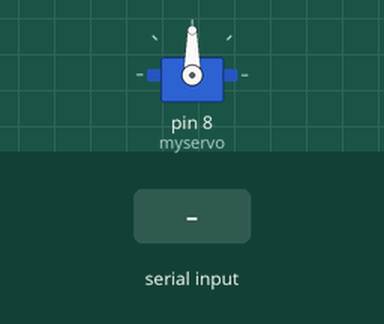
This sketch was run on a simulated Arduino Uno, built with avr-gcc and run on an emulated ATmega328P. On the bench: servo. The inputs (shaded band) are chosen by the test bench.

Above: at 1.2 s.
1.3 s: "30,150\n" received over Serial
At 2.9 s:
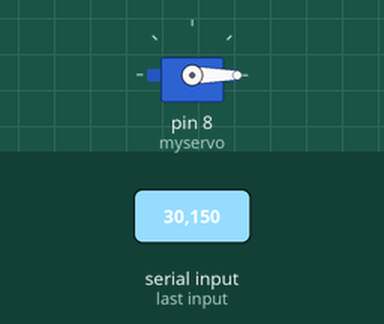
3.8 s: "90,45\n" received over Serial
At 4.1 s:
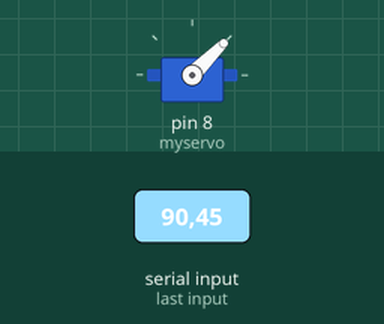
6.3 s: "200\n" received over Serial
At 7.1 s:
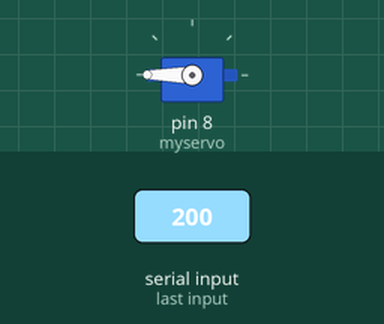
Timing chart, 0 to 9.3 s (numbered marks = the images above; inputs shaded):
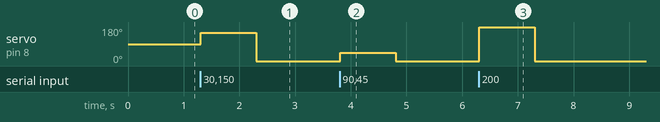

The sketch:

servo_bluetooth.ino
```cpp
#include <Servo.h>
Servo myservo;


int pos = 0;

void setup() {
  // put your setup code here, to run once:
  Serial.begin(9600);
  pinMode(8, OUTPUT);
  myservo.attach(8);
}

void loop() {

  if (Serial.available() > 0 ) {
    int rec = Serial.parseInt();

    myservo.write(rec);
  }
  // put your main code here, to run repeatedly:
}
```

Measured:
- after the input at 1.3 s, servo on pin 8 (myservo): 90° → 150° at once, → 0° 1.0 s later
- after the input at 3.8 s, servo on pin 8 (myservo): 0° → 45° at once, → 0° 1.0 s later
- after the input at 6.3 s, servo on pin 8 (myservo): 0° → 180° at once, → 0° 1.0 s later
